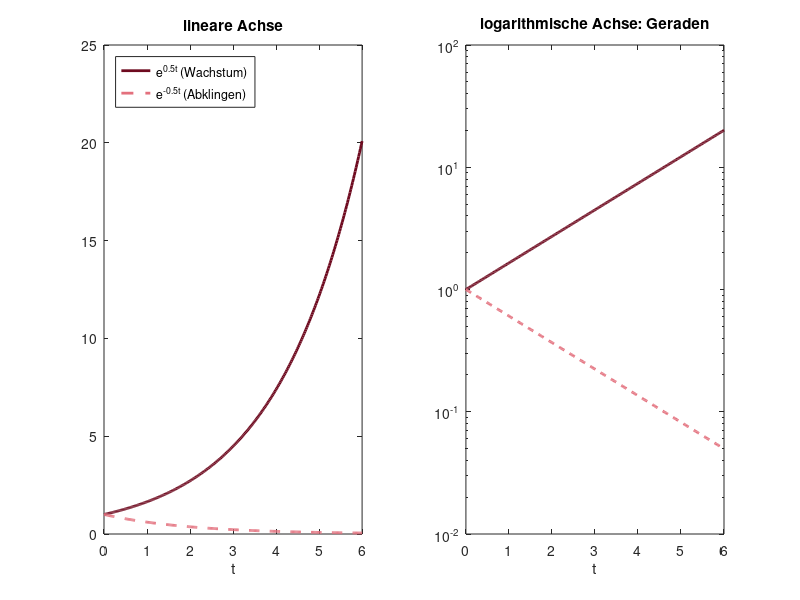

The MATLAB source for this figure:
% Abb. 3.8: exponentielles Wachstum und Abklingen (Buch, Abschnitt 3.2, Gl. 3.15 und 3.16)
% x(t) = e^(0.5 t) und x(t) = e^(-0.5 t); links lineare, rechts logarithmische Achse (dort werden beide zu Geraden)
% (c) 2026 Philipp Kügler · Programm zum Buch „Dynamische Systeme in den Lebenswissenschaften“ · MIT-Lizenz (siehe LICENSE)
t = linspace(0, 6, 300);
for i = 1:2
    subplot(1, 2, i);
    if i == 1
        plot(t, exp(0.5 * t), 'Color', [0.43 0.04 0.12], 'LineWidth', 2); hold on
        plot(t, exp(-0.5 * t), '--', 'Color', [0.89 0.44 0.49], 'LineWidth', 2); hold off
        title('lineare Achse'); legend('e^{0.5t} (Wachstum)', 'e^{-0.5t} (Abklingen)', 'Location', 'northwest');
    else
        semilogy(t, exp(0.5 * t), 'Color', [0.43 0.04 0.12], 'LineWidth', 2); hold on
        semilogy(t, exp(-0.5 * t), '--', 'Color', [0.89 0.44 0.49], 'LineWidth', 2); hold off
        title('logarithmische Achse: Geraden');
    end
    xlabel('t');
end
fprintf('Verdopplungszeit ln(2)/0.5 = %.4f,  Halbwertszeit = %.4f\n', log(2) / 0.5, log(2) / 0.5);
